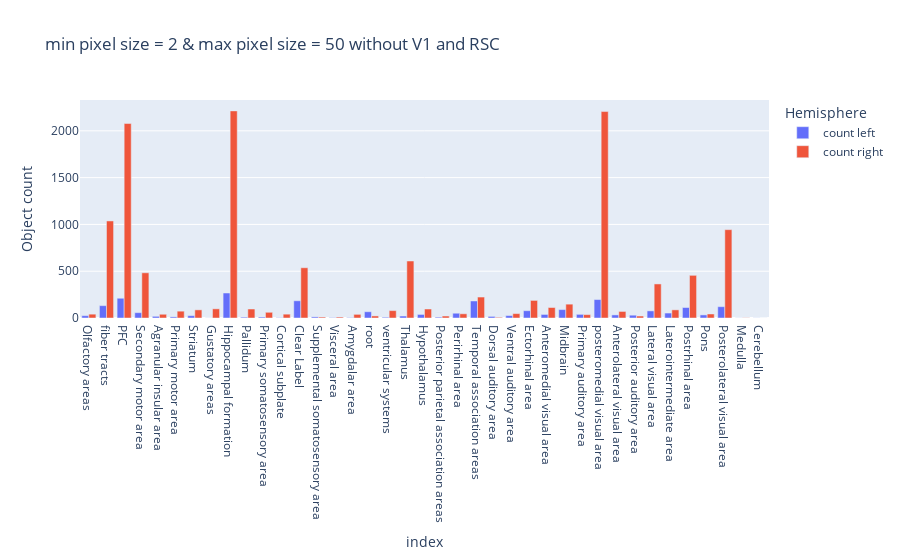

Source (notebook cell):
### Code cell
min_2_max_50_without_V1_RSC = min_2_max_50.drop(
    ["Primary visual area", "Retrosplenial area"], axis=0
)
min_2_max_50_without_V1_RSC_fig = plotly_plot(
    min_2_max_50_without_V1_RSC,
    "min pixel size = 2 & max pixel size = 50 without V1 and RSC",
)
min_2_max_50_without_V1_RSC_fig.show()

### Figure 1 — Plotly figure (JSON) as saved in the notebook; plotly's stock layout.template omitted (floating-point values rounded to 4 significant figures)
{"data": [{"hovertemplate": "Hemisphere=count left<br>index=%{x}<br>Object count=%{y}<extra></extra>", "legendgroup": "count left", "marker": {"color": "#636efa", "pattern": {"shape": ""}}, "name": "count left", "orientation": "v", "showlegend": true, "textposition": "auto", "type": "bar", "x": ["Olfactory areas", "fiber tracts", "PFC", "Secondary motor area", "Agranular insular area", "Primary motor area", "Striatum", "Gustatory areas", "Hippocampal formation", "Pallidum", "Primary somatosensory area", "Cortical subplate", "Clear Label", "Supplemental somatosensory area", "Visceral area", "Amygdalar area", "root", "ventricular systems", "Thalamus", "Hypothalamus", "Posterior parietal association areas", "Perirhinal area", "Temporal association areas", "Dorsal auditory area", "Ventral auditory area", "Ectorhinal area", "Anteromedial visual area", "Midbrain", "Primary auditory area", "posteromedial visual area", "Anterolateral visual area", "Posterior auditory area", "Lateral visual area", "Laterointermediate area", "Postrhinal area", "Pons", "Posterolateral visual area", "Medulla", "Cerebellum"], "xaxis": "x", "y": [25, 132, 211, 57, 18, 12, 25, 1, 267, 9, 10, 3, 184, 12, 4, 4, 67, 8, 21, 38, 9, 51, 182, 17, 26, 78, 38, 90, 39, 197, 33, 30, 76, 53, 112, 33, 121, 1, 1], "yaxis": "y"}, {"hovertemplate": "Hemisphere=count right<br>index=%{x}<br>Object count=%{y}<extra></extra>", "legendgroup": "count right", "marker": {"color": "#EF553B", "pattern": {"shape": ""}}, "name": "count right", "orientation": "v", "showlegend": true, "textposition": "auto", "type": "bar", "x": ["Olfactory areas", "fiber tracts", "PFC", "Secondary motor area", "Agranular insular area", "Primary motor area", "Striatum", "Gustatory areas", "Hippocampal formation", "Pallidum", "Primary somatosensory area", "Cortical subplate", "Clear Label", "Supplemental somatosensory area", "Visceral area", "Amygdalar area", "root", "ventricular systems", "Thalamus", "Hypothalamus", "Posterior parietal association areas", "Perirhinal area", "Temporal association areas", "Dorsal auditory area", "Ventral auditory area", "Ectorhinal area", "Anteromedial visual area", "Midbrain", "Primary auditory area", "posteromedial visual area", "Anterolateral visual area", "Posterior auditory area", "Lateral visual area", "Laterointermediate area", "Postrhinal area", "Pons", "Posterolateral visual area", "Medulla", "Cerebellum"], "xaxis": "x", "y": [41, 1037, 2078, 483, 40, 73, 87, 98, 2213, 96, 61, 41, 537, 10, 10, 39, 22, 79, 609, 96, 21, 45, 224, 7, 47, 188, 112, 148, 36, 2206, 70, 21, 364, 87, 456, 43, 944, 2, 0], "yaxis": "y"}], "layout": {"barmode": "group", "legend": {"title": {"text": "Hemisphere"}, "tracegroupgap": 0}, "title": {"text": "min pixel size = 2 & max pixel size = 50 without V1 and RSC"}, "xaxis": {"anchor": "y", "domain": [0, 1], "title": {"text": "index"}}, "yaxis": {"anchor": "x", "domain": [0, 1], "title": {"text": "Object count"}}}}
